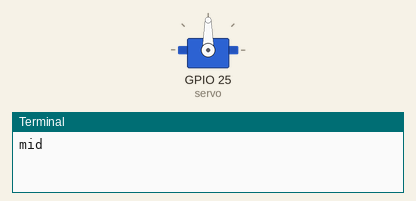
This program was run on a simulated Raspberry Pi (BCM pin numbers). On the bench: servo, the last lines printed to the terminal. Servo angles are drawn from the pulse width (0.5 ms = 0°, 2.5 ms = 180°).

Above: at 0.05 s.
At 1.5 s:
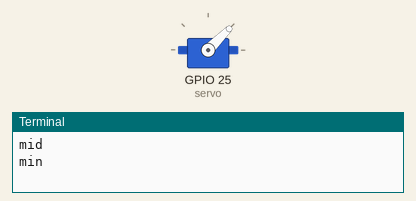
At 3.0 s:
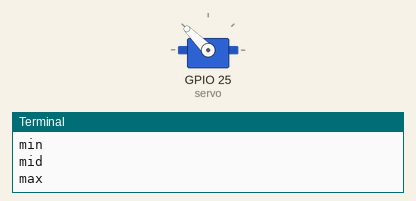
Timing chart, 0 to 6.9 s (numbered marks = the images above):
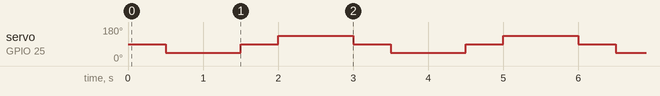

Measured:
- by itself, servo on GPIO 25 (servo): repeats every 3.0 s: 90° 0.50 s, 135° 1.0 s, 90° 0.50 s, 45° 1.0 s

The program:

P5_ServoBoton.py
```python
##Ejercicio 5 - Servo con boton
'''from tkinter import *
from gpiozero import Servo

def ServoMotor():
    global abierto

    if abierto:
        sermot.angle = 0
        servoEtqBoton = "Abrir"
    else:
        sermot.angle = 90
        servoEtqBoton = "Cerrar"

    btn_servo.configure(text=servoEtqBoton)
    abierto = not ruido

gpioservo = 25
abierto = False
sermot = Servo(gpioservo)
root = Tk()
btn_servo=Button(root, text="Abrir", command=ServoMotor)
btn_servo.pack(anchor=CENTER)
root.mainloop()'''

from gpiozero import Servo
from time import sleep

servo = Servo(25)

while True:
    servo.mid()
    print("mid")
    sleep(0.5)
    servo.min()
    print("min")
    sleep(1)
    servo.mid()
    print("mid")
    sleep(0.5)
    servo.max()
    print("max")
    sleep(1)
```
